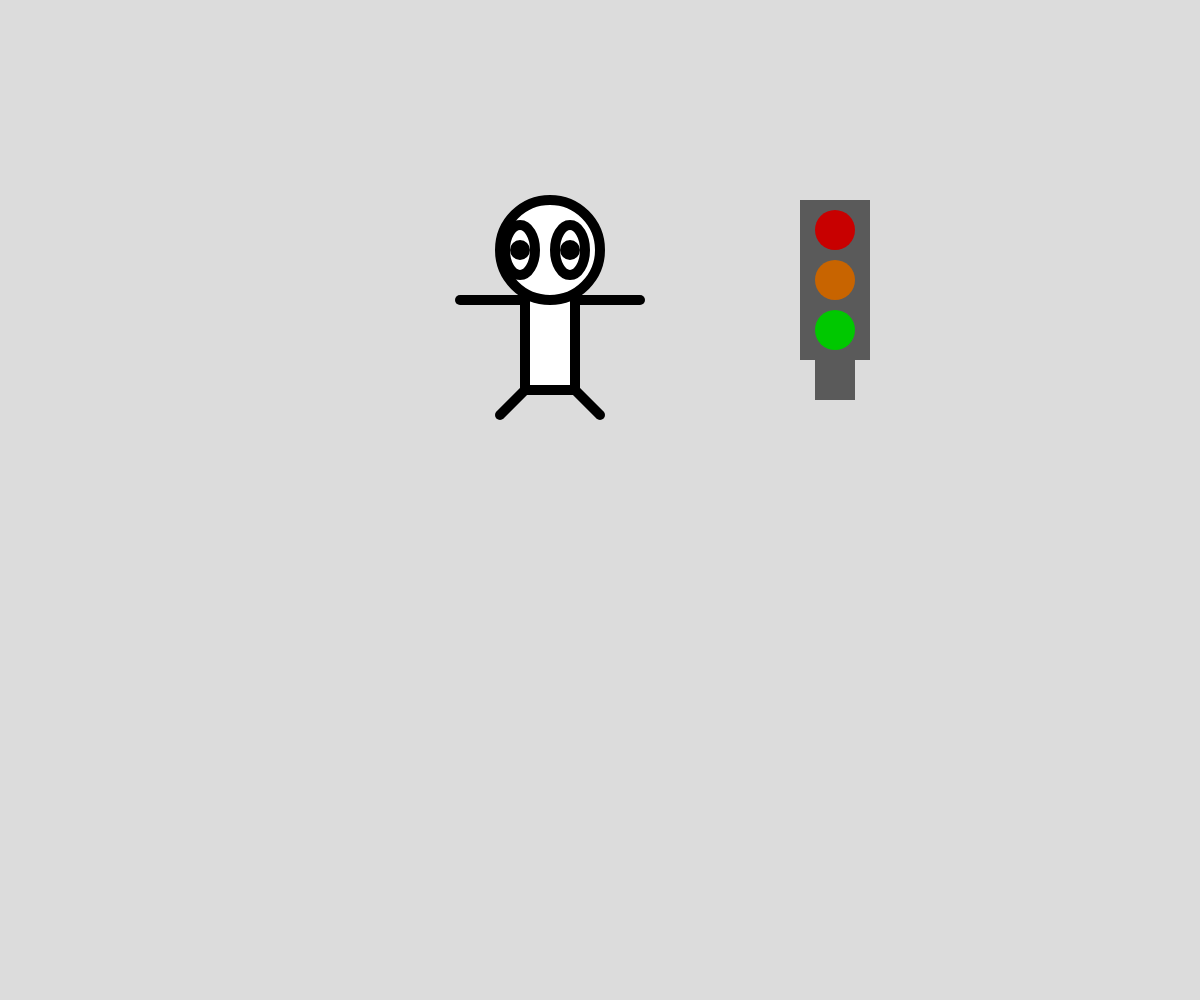
Frame 1 (no input)
Frame 60 (no input): identical to frame 1, image omitted
Frame 120 (the mouse pressed at the canvas centre since frame 60): identical to frame 1, image omitted

The p5.js sketch that drew this single still picture (run headless with seeded random() and noise() and a simulated clock; from frame 60 on, the mouse is pressed at the canvas centre):

// p5.js sketch
// ── sketch.js
function setup() {
  createCanvas(windowWidth, windowHeight);
  
}


function draw() {
  
  background(220);

  fill(255);
  strokeWeight(10);
  rect(525, 290, 50, 100);
  circle(550, 250, 100);
  ellipse(520, 250, 30, 50);
  ellipse(570, 250, 30, 50);
  line(575, 390, 600, 415);
  line(525, 390, 500, 415);
  line(520, 300, 460, 300);
  line(575, 300, 640, 300);
  
  fill(0);
  circle(520, 250, 10);
  circle(570, 250, 10);

  fill(90);
  strokeWeight(0);
  rect(815, 300, 40, 100);
  rect(800, 200, 70, 160);
  fill(200, 0, 0);
  circle(835, 230, 40);
  fill(200, 100, 0);
  circle(835, 280, 40);
  fill(0, 200, 0);
  circle(835, 330, 40);



}
